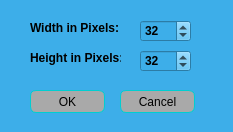
<?xml version="1.0" encoding="UTF-8"?>
<ui version="4.0">
 <class>FileDialog</class>
 <widget class="QWidget" name="FileDialog">
  <property name="geometry">
   <rect>
    <x>0</x>
    <y>0</y>
    <width>233</width>
    <height>132</height>
   </rect>
  </property>
  <property name="windowTitle">
   <string>Sprizzite</string>
  </property>
  <property name="styleSheet">
   <string notr="true">QWidget
{
    color: #000000;
    background-color: #3daee9;
}


QPushButton
{
    color: #000000;
    background-color: QLinearGradient( x1: 0, y1: 0, x2: 0, y2: 1, stop: 0 #A9A9A9, stop: 0.1 #A9A9A9, stop: 0.5 #A9A9A9, stop: 0.9 #A9A9A9, stop: 1 #A9A9A9);
    border-width: 1px;
    border-color: #00CED1;
    border-style: solid;
    border-radius: 6;
    padding: 3px;
    font-size: 12px;
    padding-left: 5px;
    padding-right: 5px;
}
</string>
  </property>
  <widget class="QPushButton" name="OkayButton">
   <property name="geometry">
    <rect>
     <x>30</x>
     <y>90</y>
     <width>75</width>
     <height>23</height>
    </rect>
   </property>
   <property name="font">
    <font>
     <pointsize>-1</pointsize>
    </font>
   </property>
   <property name="text">
    <string>OK</string>
   </property>
  </widget>
  <widget class="QPushButton" name="CancelButton">
   <property name="geometry">
    <rect>
     <x>120</x>
     <y>90</y>
     <width>75</width>
     <height>23</height>
    </rect>
   </property>
   <property name="font">
    <font>
     <pointsize>-1</pointsize>
    </font>
   </property>
   <property name="text">
    <string>Cancel</string>
   </property>
  </widget>
  <widget class="QLabel" name="NewFileLabel">
   <property name="geometry">
    <rect>
     <x>30</x>
     <y>20</y>
     <width>91</width>
     <height>16</height>
    </rect>
   </property>
   <property name="font">
    <font>
     <weight>75</weight>
     <bold>true</bold>
    </font>
   </property>
   <property name="text">
    <string>Width in Pixels:</string>
   </property>
  </widget>
  <widget class="QLabel" name="NewFileLabel_2">
   <property name="geometry">
    <rect>
     <x>30</x>
     <y>50</y>
     <width>91</width>
     <height>16</height>
    </rect>
   </property>
   <property name="font">
    <font>
     <weight>75</weight>
     <bold>true</bold>
    </font>
   </property>
   <property name="text">
    <string>Height in Pixels:</string>
   </property>
  </widget>
  <widget class="QSpinBox" name="WidthBox">
   <property name="geometry">
    <rect>
     <x>140</x>
     <y>20</y>
     <width>51</width>
     <height>22</height>
    </rect>
   </property>
   <property name="font">
    <font>
     <weight>75</weight>
     <bold>true</bold>
    </font>
   </property>
   <property name="minimum">
    <number>1</number>
   </property>
   <property name="maximum">
    <number>1000</number>
   </property>
   <property name="value">
    <number>32</number>
   </property>
  </widget>
  <widget class="QSpinBox" name="HeightBox">
   <property name="geometry">
    <rect>
     <x>140</x>
     <y>50</y>
     <width>51</width>
     <height>22</height>
    </rect>
   </property>
   <property name="font">
    <font>
     <weight>75</weight>
     <bold>true</bold>
    </font>
   </property>
   <property name="minimum">
    <number>1</number>
   </property>
   <property name="maximum">
    <number>1000</number>
   </property>
   <property name="value">
    <number>32</number>
   </property>
  </widget>
 </widget>
 <resources/>
 <connections/>
</ui>
